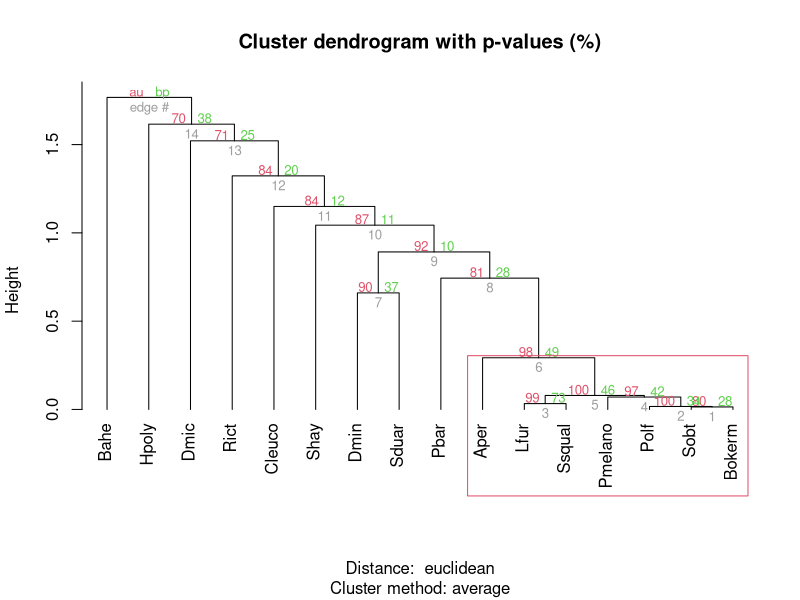

Here is the R script that generated this plot: (Note: this script raises an error after producing the figure.)
## ---- chunk 1
#Exemplo da análise com o pvclust
library(vegan)
library(pvclust)

exemplo <- read.table("bocaina.txt", h=TRUE)#Importem o conjunto de dados Bocaina.txt

bocaina <- t(exemplo)#Se quisermos agrupar as espécies, temos de transpôr a matriz
boc.norm <- decostand(bocaina, "normalize")

analise <- pvclust(boc.norm, method.hclust="average", method.dist="euc") 
plot(analise, hang=-1)
pvrect(analise)
distBocaina <- vegdist(bocaina, method="horn")#produz uma matriz de similaridade com o coeficiente de Morisita-Horn
dendro <- hclust(distBocaina, method="average")#produz um agrupamento com a função hclust e o método UPGMA
cophenetic(analise)->cofresult
cor(cofresult, distBocaina)
